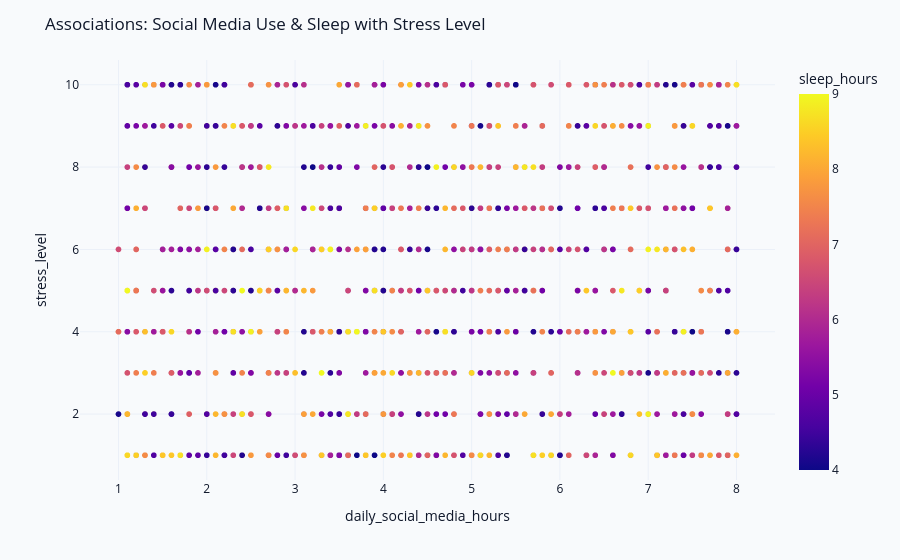

The notebook cell saved with this chart:
### Markdown cell above
## Associations: Social Media Use & Sleep with Stress Level

Explore relationships between lifestyle behaviors (daily social media hours, sleep hours) and stress levels to flag potential risk patterns.

### Code cell
fig = px.scatter(df, x='daily_social_media_hours', y='stress_level', color='sleep_hours', color_discrete_sequence=PALETTE)
fig.update_layout(
    title='Associations: Social Media Use & Sleep with Stress Level',
    template=THEME["plotly_template"],
    paper_bgcolor=THEME["background"],
    plot_bgcolor=THEME["background"],
    font=dict(color=THEME["foreground"]),
)
fig.show()

### Figure 1 — Plotly figure (JSON) as saved in the notebook; plotly's stock layout.template omitted (floating-point values rounded to 4 significant figures; data arrays with more than 128 entries replaced by an {"elided": "..."} marker saying what was removed)
{"data": [{"hovertemplate": "daily_social_media_hours=%{x}<br>stress_level=%{y}<br>sleep_hours=%{marker.color}<extra></extra>", "legendgroup": "", "marker": {"color": {"elided": "1200 float values"}, "coloraxis": "coloraxis", "symbol": "circle"}, "mode": "markers", "name": "", "showlegend": false, "type": "scattergl", "x": {"elided": "1200 float values"}, "xaxis": "x", "y": {"elided": "1200 int values"}, "yaxis": "y"}], "layout": {"coloraxis": {"colorbar": {"title": {"text": "sleep_hours"}}, "colorscale": [[0, "#0d0887"], [0.1111, "#46039f"], [0.2222, "#7201a8"], [0.3333, "#9c179e"], [0.4444, "#bd3786"], [0.5556, "#d8576b"], [0.6667, "#ed7953"], [0.7778, "#fb9f3a"], [0.8889, "#fdca26"], [1, "#f0f921"]]}, "font": {"color": "#0F172A"}, "legend": {"tracegroupgap": 0}, "margin": {"t": 60}, "paper_bgcolor": "#F8FAFC", "plot_bgcolor": "#F8FAFC", "title": {"text": "Associations: Social Media Use & Sleep with Stress Level"}, "xaxis": {"anchor": "y", "domain": [0, 1], "title": {"text": "daily_social_media_hours"}}, "yaxis": {"anchor": "x", "domain": [0, 1], "title": {"text": "stress_level"}}}}
